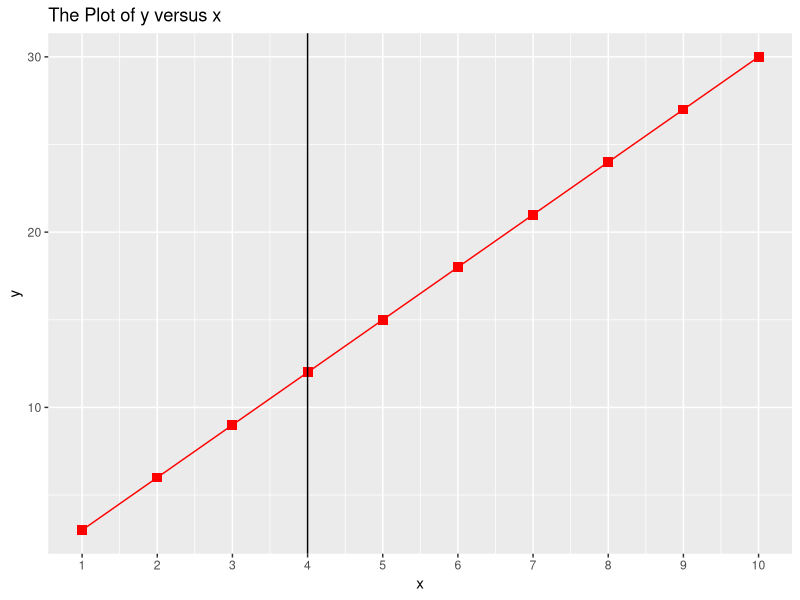

Write the R code that produced this figure. (Note: this script raises an error after producing the figure.)
library(ggplot2)

data <- data.frame(x=1:10, y=(1:10)*3)

ggplot(data, aes(x = x, y = y))+
  geom_line(color='red')+
  geom_point(size = 3, color='red', shape=15)+
  ggtitle("The Plot of y versus x")+
  geom_vline(xintercept = 4)+
  scale_x_continuous(breaks=1:10)
  scale_x_continous(breaks=1:10)


ggsave("example.png", width = 7, height = 5)
